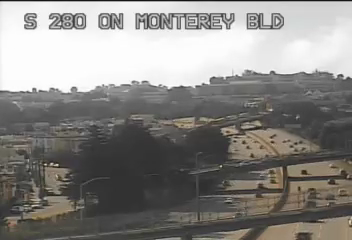
#> input picture frame 90 of car-tracking/test1.mp4, 352 x 240 px
$ python main.py
#> lines starting #> are read from the running program, lines starting #| are printed output that depends on the picture
import cv2

cap = cv2.VideoCapture("../test1.mp4")

fgbg = cv2.createBackgroundSubtractorMOG2(
    history=500,
    varThreshold=10,
    detectShadows=False
)

kernel = cv2.getStructuringElement(cv2.MORPH_ELLIPSE, (3,3))

while True:
    ret, frame = cap.read()
#> frame is the input picture: shape (240, 352, 3); mean B, G, R 132.1, 135.2, 137.2
    if not ret:
        break

    gray = cv2.cvtColor(frame, cv2.COLOR_BGR2GRAY)
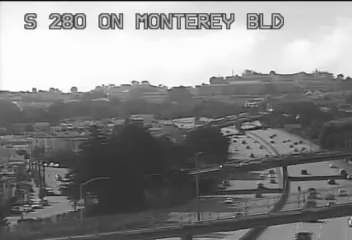
#> gray: shape (240, 352); min 14, max 255, mean 135.5
    img = gray
    img = cv2.GaussianBlur(img, (5, 5), 0)
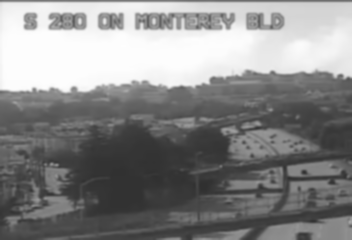
#> img: shape (240, 352); min 48, max 254, mean 135.7
    img = cv2.convertScaleAbs(img, alpha=1.5, beta=0)
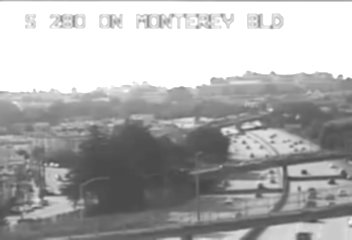
#> img: shape (240, 352); min 72, max 255, mean 172.8
    mask = fgbg.apply(img)
#> mask: shape (240, 352); every value is 255

    # # clean up noise, isolate coherent blobs
    # mask = cv2.morphologyEx(mask, cv2.MORPH_OPEN, kernel)
    # mask = cv2.morphologyEx(mask, cv2.MORPH_CLOSE, kernel)


    cv2.imshow("Raw Frame", frame)
    cv2.imshow("Processed Frame", img)
    cv2.imshow("Motion Mask", mask)

    superimposed = img.copy()
    superimposed = cv2.cvtColor(superimposed, cv2.COLOR_GRAY2BGR)
    superimposed[mask == 255] = [0, 0, 255]  # Red tint for motion pixels
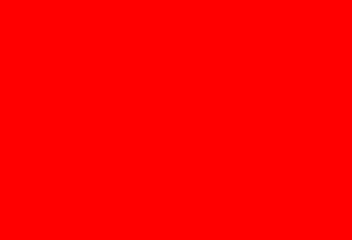
#> superimposed: shape (240, 352, 3); mean B, G, R 0, 0, 255
    cv2.imshow("Superimposed", superimposed)

    if cv2.waitKey(30) & 0xFF == ord('q'):
#> (key q is pressed here)
        break

cap.release()
cv2.destroyAllWindows()

$ run again, starting later in the video
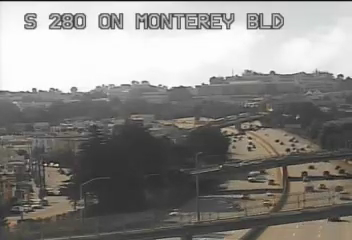
#> input picture frame 405 of car-tracking/test1.mp4, 352 x 240 px
#> frame is the input picture: shape (240, 352, 3); mean B, G, R 132.2, 135.3, 137.1
#> `gray = cv2.cvtColor(frame, cv2.COLOR_BGR2GRAY)`:
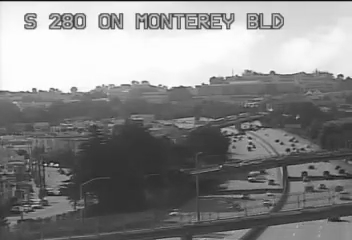
#> gray: shape (240, 352); min 14, max 255, mean 135.5
#> `img = cv2.convertScaleAbs(img, alpha=1.5, beta=0)`:
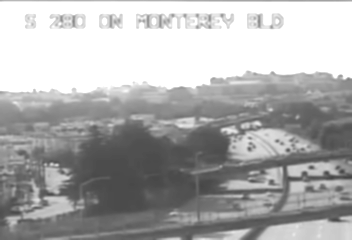
#> img: shape (240, 352); min 68, max 255, mean 172.7
#> mask: shape (240, 352); every value is 255

$ run again, starting later in the video
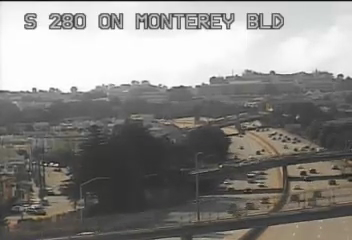
#> input picture frame 720 of car-tracking/test1.mp4, 352 x 240 px
#> frame is the input picture: shape (240, 352, 3); mean B, G, R 132.7, 135.6, 137.3
#> `gray = cv2.cvtColor(frame, cv2.COLOR_BGR2GRAY)`:
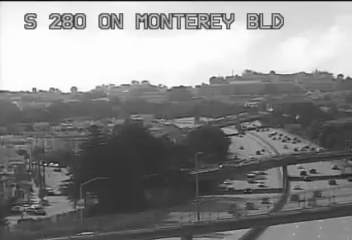
#> gray: shape (240, 352); min 11, max 255, mean 135.8
#> `img = cv2.convertScaleAbs(img, alpha=1.5, beta=0)`:
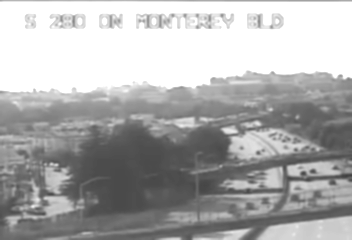
#> img: shape (240, 352); min 64, max 255, mean 173.1
#> mask: shape (240, 352); every value is 255
